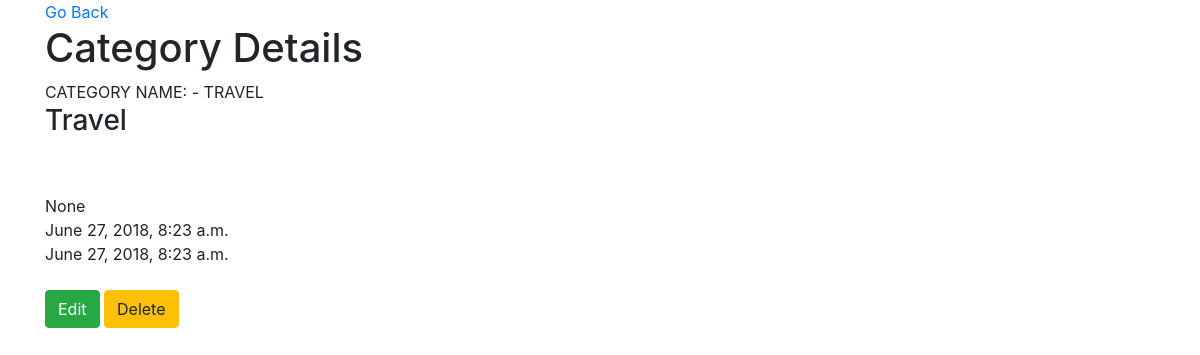
Page /category/1/ on the committed database.
### blog/models.py (models this page shows, shortened)
class Category(models.Model):
    title       = models.CharField(max_length=120)
    comment     = models.TextField(max_length=120, null=True, blank=True)
    updated     = models.DateTimeField(auto_now=True, auto_now_add=False)
    timestamp   = models.DateTimeField(auto_now=False, auto_now_add=True)
    category    = models.CharField(max_length=120, null=True, blank=True)
    def __str__(self):
        return "Category name: - {}".format(self.title)

### blog/views.py (the view)
# urls.py: path('category/<int:pk>/', CategoryDetailView.as_view()),
class CategoryDetailView(DetailView):
    model = Category
    template_name = 'category_detail.html'

### templates/category_detail.html (shortened to what this page needs)
{% extends "base.html" %}
{% block content %}
<a href="/">Go Back</a>
<h1>Category Details </h1>
{{ object | upper }} <br/>
<h3>{{ object.title }} </h3><br/>
{{ object.content }} <br/>
{{ object.category }} <br/>
{{ object.timestamp }} <br/>
{{ object.updated }} <br/>
{{ object.location }} <br/>
<a href="/category/{{ object.id }}/update/" class="btn btn-success">Edit</a>
<a href="/category/{{ object.id }}/delete/" class="btn btn-warning">Delete</a>
{% endblock %}

### rows in the picture
Category: title "CATEGORY NAME: - TRAVEL", title "Travel", category "None", timestamp "June 27, 2018, 8:23 a.m.", updated "June 27, 2018, 8:23 a.m."
